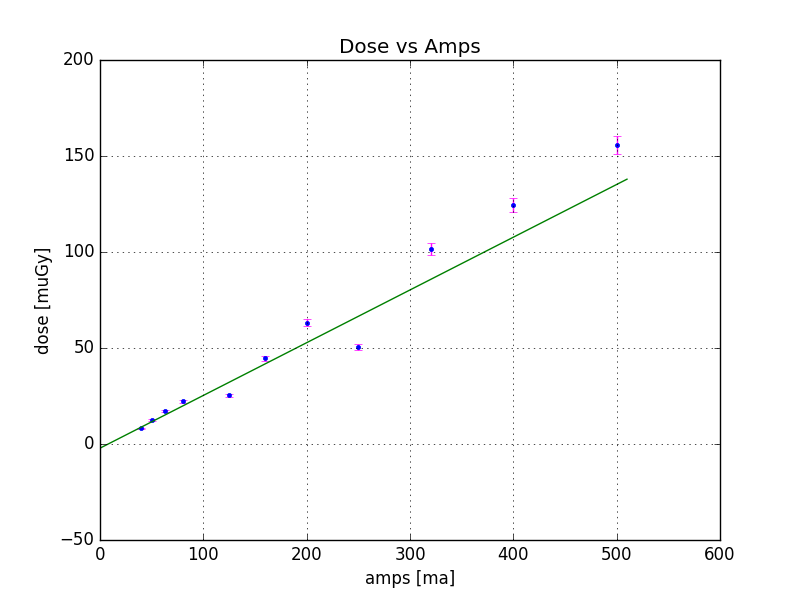

Write Python code to recreate this figure.
import numpy as np
import scipy
import matplotlib.pyplot as plt
import pylab
from scipy.optimize import curve_fit
from scipy import stats


y1=np.linspace(0,510,1000)    #genero una ascissa a caso per il fit
dose,amps=pylab.loadtxt('dosevsamps.txt',unpack=True) 
Ds=0.03*dose 
def f1(x,m,q):

    y=m*x+q
    
    return y 
     

     
popt, pcov= curve_fit(f1, amps, dose, (0.,0.),Ds,absolute_sigma=False)
DOF=len(amps)-3
chi2_1 = sum(((f1(amps,*popt)-dose)/Ds)**2)
dm,dq= np.sqrt(pcov.diagonal())
chi2_1redux=chi2_1/DOF

m=popt[0]
q=popt[1]
print(*popt)

print(pcov)

pvalue=1 - stats.chi2.cdf(chi2_1, DOF)
print('il coefficiente angolare è %.3f, la intercetta è %.3f' % (m,q))
print('il chi2 è=%.3f, i DOF sono=%.3f' % (chi2_1, DOF))
print('il chi2 ridotto è=%.3f '% (chi2_1redux))
print('il pvalue è=%.3f'% (pvalue))

##plot 
pylab.figure('calibrazione')


pylab.errorbar( amps, dose, Ds , fmt= '.', ecolor= 'magenta')

pylab.xlabel('amps [ma]')
pylab.ylabel('dose [muGy]')


pylab.title('Dose vs Amps')
pylab.plot(y1,f1(y1,*popt), color='green', label="fit")
pylab.grid()


pylab.show()
